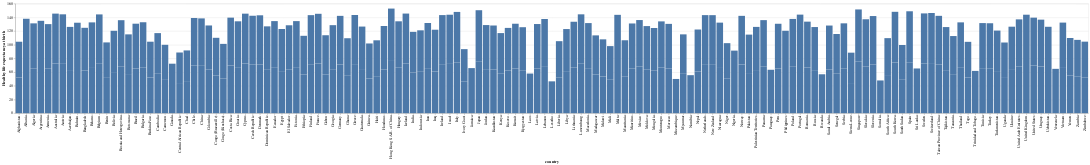

Notebook cell for this chart:
### Code cell
import altair as alt
import warnings

# Suppress the FutureWarning related to convert_dtype
warnings.simplefilter(action='ignore', category=FutureWarning)

alt.Chart(data).mark_bar().encode(
    x = "country",
    y = "Healthy life expectancy at birth"

)

### Figure 1 — Vega-Lite specification as saved in the notebook (floating-point values rounded to 4 significant figures; data arrays with more than 128 entries replaced by an {"elided": "..."} marker saying what was removed)
{"config": {"view": {"continuousWidth": 300, "continuousHeight": 300}}, "data": {"name": "data-6dbf8b0da98975b8d2f368d4178b3a3e"}, "mark": {"type": "bar"}, "encoding": {"x": {"field": "country", "type": "nominal"}, "y": {"field": "Healthy life expectancy at birth", "type": "quantitative"}}, "$schema": "https://vega.github.io/schema/vega-lite/v5.8.0.json", "datasets": {"data-6dbf8b0da98975b8d2f368d4178b3a3e": {"elided": "283 records"}}}
